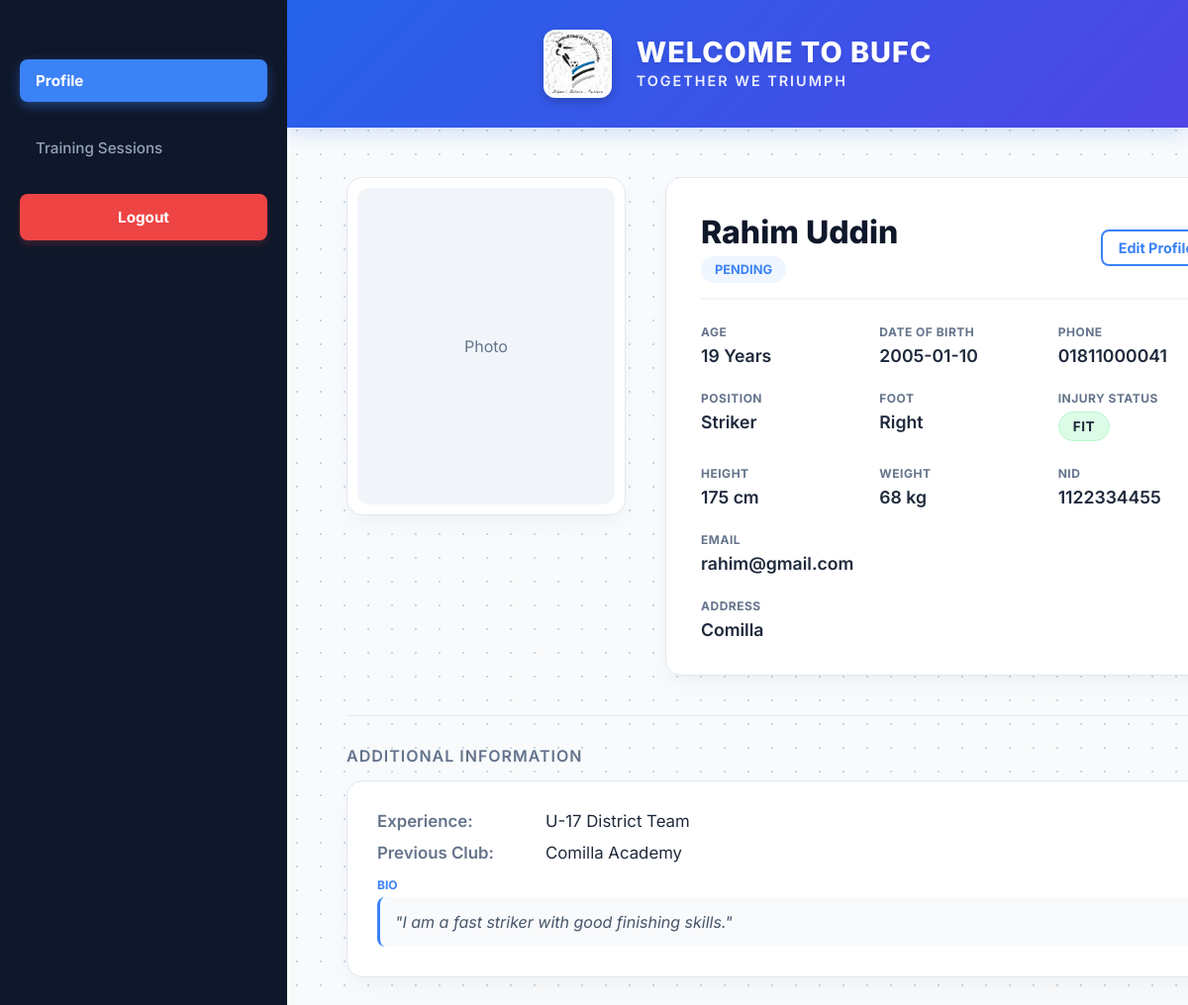
/codes/playerProfile.php (signed in), run on the app's committed database.
### tables this page shows
CREATE TABLE `player` (
  `Player_ID` int(11) NOT NULL,
  `Position` varchar(50) DEFAULT NULL,
  `Preferred_foot` varchar(20) DEFAULT NULL,
  `Height` float DEFAULT NULL,
  `Weight` float DEFAULT NULL,
  `Current_Injury_Status` varchar(50) DEFAULT NULL
);

CREATE TABLE `users` (
  `User_ID` int(11) NOT NULL,
  `Name` varchar(100) NOT NULL,
  `Age` int(11) DEFAULT NULL,
  `NID` varchar(50) DEFAULT NULL,
  `Email` varchar(100) DEFAULT NULL,
  `Address` varchar(255) DEFAULT NULL,
  `Phone_No` varchar(20) DEFAULT NULL,
  `Date_of_Birth` date DEFAULT NULL,
  `salary` decimal(10,2) DEFAULT NULL,
  `contract_start_date` date DEFAULT NULL,
  `contract_end_date` date DEFAULT NULL,
  `Password` varchar(255) NOT NULL,
  `Role` varchar(20) NOT NULL
);

CREATE TABLE `scouted_player` (
  `Scouted_Player_ID` int(11) NOT NULL,
  `Scouted_Player_Experience` varchar(50) DEFAULT NULL,
  `Scouted_Player_Previous_Club` varchar(100) DEFAULT NULL,
  `Bio` text DEFAULT NULL,
  `Application_Status` varchar(50) DEFAULT 'Pending'
);

### codes/playerProfile.php (the view, shortened to what this page needs)
<?php
require_once('dbconnect.php');
if (isset($_GET['player_id'])) {
    $user_id = $_GET['player_id'];
} else {
    $user_id = $_SESSION['user_id'];
}
$query_base = "SELECT * FROM users u
               JOIN Player p ON u.User_ID = p.Player_ID
               WHERE u.User_ID = '$user_id'";
$result_base = mysqli_query($conn, $query_base);
$base = mysqli_fetch_assoc($result_base);
$spec = [];
if ($base['Role'] == 'regular_player') {
    $q = "SELECT * FROM Regular_Player WHERE Regular_Player_ID = '$user_id'";
    $spec = mysqli_fetch_assoc(mysqli_query($conn, $q));
} else {
    $q = "SELECT * FROM Scouted_Player WHERE Scouted_Player_ID = '$user_id'";
    $spec = mysqli_fetch_assoc(mysqli_query($conn, $q));
}
?>
<!DOCTYPE html>
<html lang="en">
<head>
    <link rel="stylesheet" href="playerProfile.css">
</head>
<body>
<div class="dashboard-container">
    <aside class="sidebar">
        <nav class="sidebar-nav">
    <?php if ($_SESSION['user_role'] == 'coach'): ?>
                <a href="coachProfile.php" class="nav-item">Profile</a>
                <a href="mySquad.php" class="nav-item active">My Squad 🠈</a>
                <a href="medicalReport.php" class="nav-item">Medical Report</a>
                <a href="trainingSessions.php" class="nav-item">Training Sessions</a>
                <a href="nextMatchSquad.php" class="nav-item">Next Match Squad</a>
                <a href="coaches.php" class="nav-item">Coaches</a>
                <a href="pointsTable.php" class="nav-item">Points Table</a>
                <a href="scoutedPlayers.php" class="nav-item">Scouted Players</a>
                <a href="fixtures.php" class="nav-item">Fixtures</a>
            <?php else: ?>
                <a href="playerProfile.php" class="nav-item active">Profile</a>
        <a href="trainingSessions.php" class="nav-item">Training Sessions</a>
    <?php endif; ?>
    <a href="logout.php" class="nav-item logout-link">Logout</a>
</nav>
    </aside>
    <div class="main-content">
        <header class="top-header">
            <div class="brand-group">
                <img src="images/bufc-logo.jpg" alt="Logo" class="header-logo">
                <div class="header-text-group">
                    <h1>WELCOME TO BUFC</h1>
                    <p class="slogan">Together We Triumph</p>
                </div>
            </div>
        </header>
        <div class="profile-container fade-in">
            <div class="top-section">
                <div class="photo-box">
                    <div class="photo-placeholder">
                    </div>
                </div>
                <div class="details-box">
                    <div class="details-header">
                        <div class="header-left-group">
                            <h2 class="player-name"><?php echo htmlspecialchars($base['Name']); ?></h2>
                            <?php if ($base['Role'] == 'regular_player'): ?>
                                <span class="role-pill">First Team</span>
                            <?php else: ?>
                                <span class="role-pill status-<?php echo strtolower($spec['Application_Status']); ?>">
                                    <?php echo htmlspecialchars($spec['Application_Status']); ?>
                                </span>
                            <?php endif; ?>
                        </div>
                        <?php if ($_SESSION['user_role'] != 'coach' && $user_id == $_SESSION['user_id']): ?>
                            <a href="editPlayerProfile.php" class="edit-btn">Edit Profile</a>
                        <?php endif; ?>
                    </div>
                    <div class="info-grid">
                        <div class="info-item">
                            <label>Age</label>
                            <div class="val"><?php echo htmlspecialchars($base['Age']); ?> Years</div>
                        </div>
                        <div class="info-item">
                            <label>Date of Birth</label>
                            <div class="val"><?php echo htmlspecialchars($base['Date_of_Birth']); ?></div>
                        </div>
                        <div class="info-item">
                            <label>Phone</label>
                            <div class="val"><?php echo htmlspecialchars($base['Phone_No']); ?></div>
                        </div>
                        <div class="info-item">
                            <label>Position</label>
                            <div class="val"><?php echo htmlspecialchars($base['Position']); ?></div>
                        </div>
                        <div class="info-item">
                            <label>Foot</label>
                            <div class="val"><?php echo htmlspecialchars($base['Preferred_foot']); ?></div>
                        </div>
                        <div class="info-item">
                            <label>Injury Status</label>
                            <div class="val status-<?php echo strtolower(str_replace(' ', '-', $base['Current_Injury_Status'])); ?>">
                                <?php echo htmlspecialchars($base['Current_Injury_Status']); ?>
                            </div>
                        </div>
                        <div class="info-item">
                            <label>Height</label>
                            <div class="val"><?php echo htmlspecialchars($base['Height']); ?> cm</div>
                        </div>
                        <div class="info-item">
                            <label>Weight</label>
                            <div class="val"><?php echo htmlspecialchars($base['Weight']); ?> kg</div>
                        </div>
                        <div class="info-item">
                            <label>NID</label>
                            <div class="val"><?php echo $base['NID'] ? htmlspecialchars($base['NID']) : 'N/A'; ?></div>
                        </div>
                        <div class="info-item full">
                            <label>Email</label>
                            <div class="val"><?php echo htmlspecialchars($base['Email']); ?></div>
                        </div>
                        <div class="info-item full">
                            <label>Address</label>
                            <div class="val"><?php echo $base['Address'] ? htmlspecialchars($base['Address']) : 'N/A'; ?></div>
                        </div>
                    </div>
                </div>
            </div>
            <hr class="divider-line">
            <div class="bottom-section">
                <h3>Additional Information</h3>
                <?php if ($base['Role'] == 'scouted_player'): ?>
                    <div class="info-content">
                        <div class="data-row">
                            <span class="data-label">Experience:</span> <?php echo $spec['Scouted_Player_Experience']; ?>
                        </div>
                        <div class="data-row">
                            <span class="data-label">Previous Club:</span> <?php echo $spec['Scouted_Player_Previous_Club']; ?>
                        </div>
                        <div class="bio-box">
                            <label>Bio</label>
                            <p>"<?php echo htmlspecialchars($spec['Bio']); ?>"</p>
                        </div>
                    </div>
                <?php endif; ?>
            </div>
        </div>
    </div>
</body>
</html>

### data on the page
player: Player_ID.Name "Rahim Uddin", Player_ID.Age "19", Player_ID.Date_of_Birth "2005-01-10", Player_ID.Phone_No "01811000041", Position "Striker", Preferred_foot "Right", Current_Injury_Status "FIT", Height "175", Weight "68", Player_ID.NID "1122334455", Player_ID.Email "rahim@gmail.com", Player_ID.Address "Comilla"
scouted_player: Application_Status "PENDING", Scouted_Player_Experience "U-17 District Team", Scouted_Player_Previous_Club "Comilla Academy", Bio "I am a fast striker with good finishing skills."
